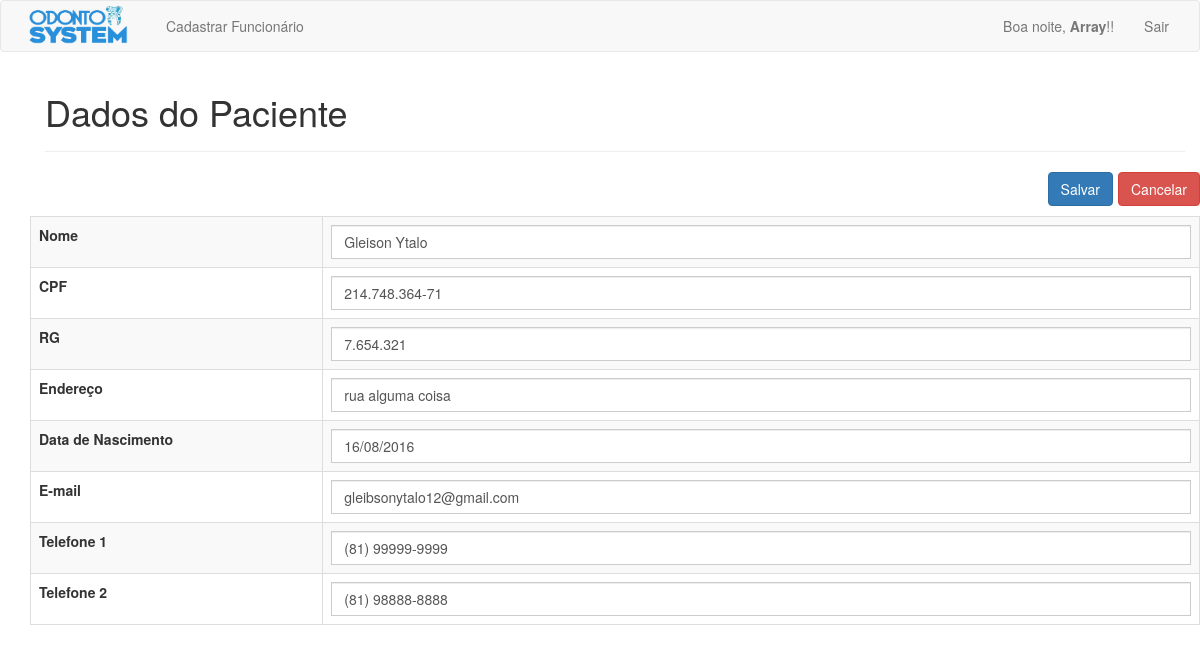
The app's page /php/editar_dados.php?id=4 (signed in), older data.
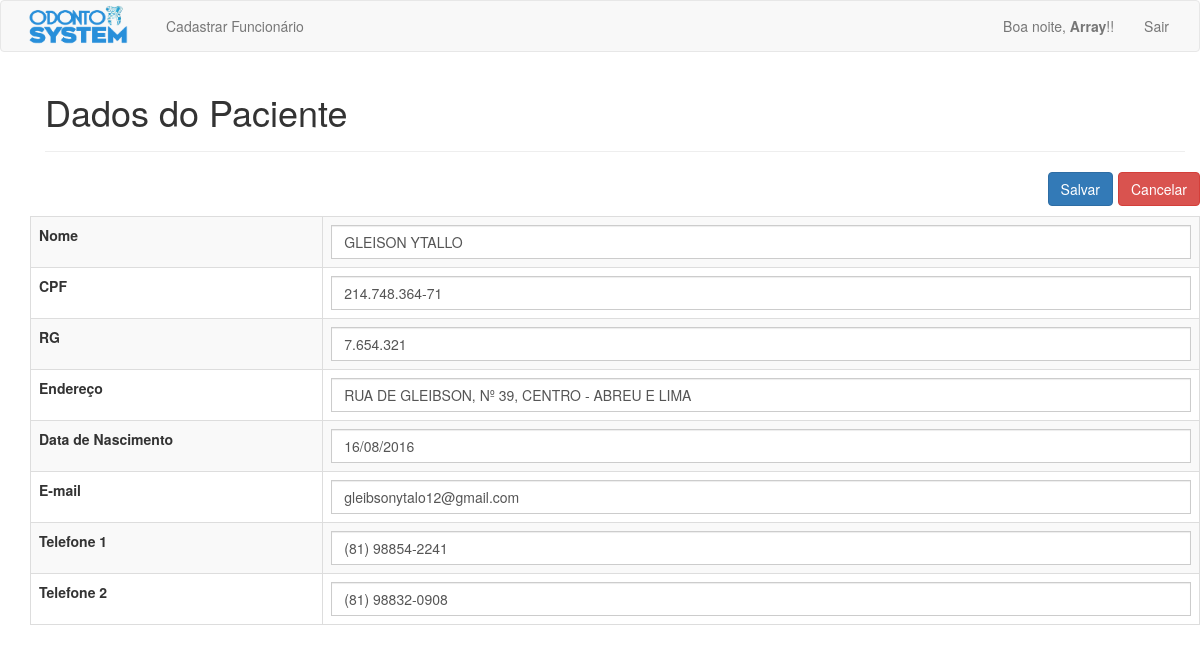
The same page, newer data.
### tables this page shows
CREATE TABLE `pacientes` (
  `pac_id` int(11) NOT NULL,
  `pac_nome` varchar(100) NOT NULL,
  `pac_endereco` varchar(200) NOT NULL,
  `pac_rg` varchar(15) DEFAULT NULL,
  `pac_cpf` varchar(15) DEFAULT NULL,
  `pac_email` varchar(50) NOT NULL,
  `pac_data_nasc` date NOT NULL,
  `pac_telefone_1` varchar(15) NOT NULL,
  `pac_telefone_2` varchar(15) DEFAULT NULL
);

### php/editar_dados.php (the view, shortened to what this page needs)
<?php
require_once 'cabecalho.php';
$id = $_GET['id'];
$sql = "SELECT * FROM pacientes WHERE pac_id = '$id'";
$result = mysqli_query($connection, $sql);
$array = mysqli_fetch_array($result);
if(isLogged()) {
	?>
	<div class="container marketing">
		<div class="container theme-showcase" role="main">
			<div id="cadastro_pac" class="page-header">
				<h1>Dados do Paciente</h1>
			</div>
			<div class="row">
			<button class="btn btn-danger voltar" onClick="history.go(-1)">Cancelar</button>
			<form action="validar_edicao_pac.php" method="POST">
			<button class="btn btn-primary editar" type="submit">Salvar</a></button>
			<br></br>
				<table class='table table-striped table-bordered'>
					<tr>
						<td class='td_one'><b>Nome</b></td>
						<td><input type="text" class='form-control' name="nome" value="<?= $array['pac_nome'] ?>" size="20"></td>
					</tr>
					<tr>
						<td class='td_one'><b>CPF</b></td>
						<td><input type="text" class='form-control' name="cpf" value="<?= $array['pac_cpf'] ?>" size="20"></td>
					</tr>
					<tr>
						<td class='td_one'><b>RG</b></td>
						<td><input type="text" class='form-control' name="rg" value="<?= $array['pac_rg'] ?>" size="20"></td>
					</tr>
					<tr>
						<td class='td_one'><b>Endereço</b></td>
						<td><input type="text" class='form-control' name="endereco" value="<?= $array['pac_endereco'] ?>" size="20"></td>
					</tr>
					<tr>
						<td class='td_one'><b>Data de Nascimento</b></td>
						<?php
						echo "<td><input type='text' class='form-control' name='nasc' value='" . date_format(new DateTime($array['pac_data_nasc']), 'd/m/Y') . "' size='50'></td>";
						?>
					</tr>
					<tr>
						<td class='td_one'><b>E-mail</b></td>
						<td><input type="mail" class='form-control' name="email" value="<?= $array['pac_email'] ?>" size="20"></td>
					</tr>
					<tr>
						<td class='td_one'><b>Telefone 1</b></td>
						<td><input type="text" class='form-control' name="fone1" value="<?= $array['pac_telefone_1'] ?>" size="20"></td>
					</tr>
					<tr>
						<td class='td_one'><b>Telefone 2</b></td>
						<td><input type="text" class='form-control' name="fone2" value="<?= $array['pac_telefone_2'] ?>" size="20"></td>
					</tr>
				</table>
			</div>
		<?php
	}
	require_once 'rodape.php';
	?>

### php/cabecalho.php (shortened to what this page needs)
<?php
function isLogged() {
  return isset($_SESSION['usuario']);
}
function isAdmin() {
  return isset($_SESSION['admin']);
}
?>
<!DOCTYPE html>
<html lang="pt-br">
<head>
    <link href="../css/bootstrap.min.css" rel="stylesheet">
    <link href="../css/signin.css" rel="stylesheet">
    <link href="../css/meuEstilo.css" rel="stylesheet">
    <link href="../css/ie10-viewport-bug-workaround.css" rel="stylesheet">
</head>
<body>
	<nav class="navbar navbar-default">
  <div class="container-fluid">
    <div class="navbar-header">
      <a class="navbar-brand logo" href="home.php"><img src="../imagens/logo.png" width="120" height="50"></a>
    </div>
    <div class="collapse navbar-collapse" id="bs-example-navbar-collapse-1">
      <ul class="nav navbar-nav">
        <?php
        if(isLogged() && isAdmin()) {
        ?>
        <li class="list_item"><a href="cadastro_funcionarios.php">Cadastrar Funcionário</a></li>
        <?php } ?>
      </ul>
      <?php
      if(!isLogged()) {
      ?>
      <ul class="nav navbar-nav navbar-right">
        <li class="list_item"><a href="login.php">Entrar</a></li>
      </ul>
      <?php
      } else {
      ?>
      <ul class="nav navbar-nav navbar-right">
        <li><a href="#">
          <?php
          $hr = date(" H ");
          $hr = $hr-1;
          if($hr >= 12 && $hr < 18) {
            $resp = "Boa tarde";
          } else if ($hr >= 0 && $hr < 12){
            $resp = "Bom dia";
          } else {
            $resp = "Boa noite";
          }
          echo $resp . ", <b>" . $_SESSION['usuario'] . "</b>!!";
          ?>
          </a>
          </li>
          <li class="list_item"><a href="logout.php">Sair</a></li>
      </ul>
      <?php
      }
      ?>
    </div>
  </div>
</nav>

### php/rodape.php (shortened to what this page needs)
    </div>
</body>
</html>

### css/meuEstilo.css (style rules this page uses)
.td_one { width: 25%; }
.voltar { margin-bottom: 10px; float: right; margin-left: 5px; }
.editar { float: right; }
.page-header { margin-top: 10px; }
.form-control { border-radius: 0; }

### php/cabecalho.php (style rules this page uses)
.logo { padding-top: 0; }

Row changes from the older to the newer data that the page shows:
changed pacientes "gleibsonytalo12@gmail.com": nome "Gleison Ytalo" → "GLEISON YTALLO"; endereco "rua alguma coisa" → "RUA DE GLEIBSON, Nº 39, CENTRO - ABREU E LIMA"; fone1 "(81) 99999-9999" → "(81) 98854-2241"; fone2 "(81) 98888-8888" → "(81) 98832-0908"
